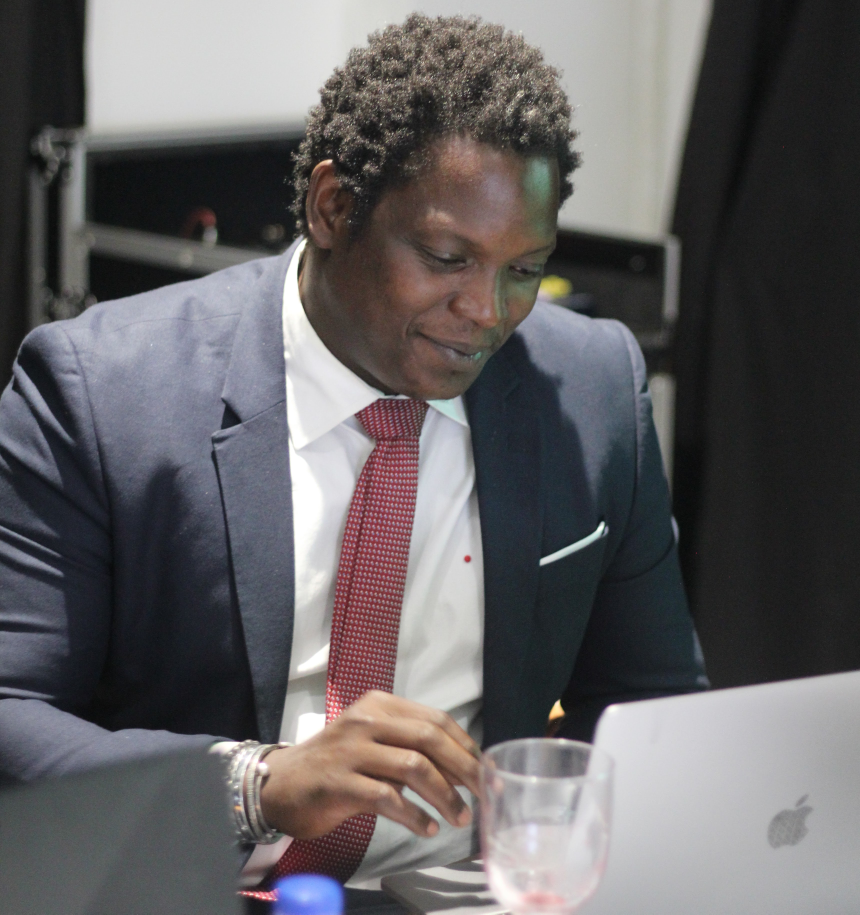
#> input picture src/assets/imgs/houssene-ben-souda.jpg, 3440 x 3657 px, found by its file name (shown at 1/4 size)
$ python build-portraits.py
#> lines starting #> are read from the running program, lines starting #| are printed output that depends on the picture
"""Recadre les portraits bruts de l'équipe en carrés 600x600 WebP.

    python3 scripts/build-portraits.py public/persons

Entrée  : src/assets/persons/<stem>.<jpg|jpeg|png> — photos d'origine (le
          shooting fait du 6000x4000, ~6 Mo, mais toute taille passe).
Sortie  : carrés 600x600 WebP < 40 Ko, aux noms attendus par `TEAM`
          (src/config/team.ts). Voir docs/photos-equipe.md.

Deux pièges que ce script règle et qu'un simple `sips` ne règle pas :

1. **Orientation EXIF.** Les originaux du shooting sont physiquement en paysage
   6000x4000 avec un tag Orientation=8 (rotation 270°). Les navigateurs
   l'appliquent, `sips -g orientation` ne le rapporte même pas. Sans
   `exif_transpose`, le recadrage porte sur l'image couchée et coupe à côté.

2. **Cadrage du carré.** Un crop centré coupe les visages, qui sont dans le
   tiers supérieur. Chaque photo porte donc son propre cadrage, réglé à l'œil :

   - `zoom` : côté du carré, en fraction du petit côté de la source. 1 = le plus
     grand carré possible. Une valeur < 1 resserre — indispensable sur les
     photos en pied, où le plus grand carré ne montre que le buste.
   - `ax` / `ay` : position du carré dans la marge restante, 0 = collé au
     bord gauche / haut, 1 = à l'opposé, 0.5 = centré. Sans marge sur un axe
     (zoom = 1 sur le petit côté), la valeur n'a aucun effet.

   À revoir photo par photo si les originaux changent.
"""
import sys
from pathlib import Path
from PIL import Image, ImageOps

ROOT = Path(__file__).resolve().parent.parent
SRC = ROOT / "src/assets/persons"
OUT = Path(sys.argv[1] if len(sys.argv) > 1 else ROOT / "public/persons")
SIZE = 600
QUALITY = 82

SOURCE_EXTS = (".jpg", ".jpeg", ".png")


def source_path(stem: str) -> Path:
    """Les originaux n'ont pas tous la même extension selon leur provenance."""
#> called with stem = 'Houssene-Ben-Souda'
    for ext in SOURCE_EXTS:
        candidate = SRC / f"{stem}{ext}"
        if candidate.exists():
            return candidate
    raise SystemExit(f"{stem}: aucun original {'/'.join(SOURCE_EXTS)} dans {SRC}")


# fichier source (sans extension) -> (nom de sortie, ax, ay, zoom)
MAP = {
    # Photo en pied (853x1280, hors shooting) : sans zoom, le carré s'arrête au
    # torse et le visage sort du cadre.
    "Houssene-Ben-Souda":          ("Houssene_Ben_Souda_marabu",   0.64, 0.02, 0.73),
    "Thomas-Dabadie":              ("Thomas_Dabadie_marabu",       0.50, 0.05, 1.0),
    "Ouattara-Aida":               ("Aida_Ouattara_marabu",        0.55, 0.50, 1.0),
    "Brice-Brou":                  ("Brice_Brou_marabu",           0.50, 0.22, 1.0),
    # Portrait studio déjà serré (810x1080) : le plus grand carré part du haut
    # du cadre, sans quoi le crâne est coupé.
    "Yapo-Marius-Bessekon":        ("Yapo_Marius_Bessekon_marabu", 0.50, 0.00, 1.0),
    "Bossoh-Aka":                  ("Bossoh_Aka_marabu",           0.50, 0.05, 1.0),
    "Gilles-Dogbo":                ("Gilles_Dogbo_marabu",         0.50, 0.05, 1.0),
    "Ouattara-Bitcheresse-Issouf": ("Issouf_Ouattara_marabu",      0.50, 0.05, 1.0),
    "Toure-herve":                 ("Herve_Toure_marabu",          0.50, 0.05, 1.0),
    "Coulibaly-Nourgo-Souleymane": ("Souleymane_Coulibaly_marabu", 0.50, 0.05, 1.0),
    "Khalil-Diop":                 ("Khalil_Diop_marabu",          0.50, 0.05, 1.0),
    # Source quasi carrée (1280x1249, hors shooting) : le plus grand carré
    # laisse le visage trop petit face aux autres portraits, d'où le zoom.
    "kimana-misago":               ("Kimana_Misago_marabu",        0.42, 0.33, 0.72),
}

OUT.mkdir(parents=True, exist_ok=True)

for stem, (out_name, ax, ay, zoom) in MAP.items():
    img = ImageOps.exif_transpose(Image.open(source_path(stem))).convert("RGB")
#> img is the input picture: PIL image 3440x3657 RGB; mean R, G, B 99.7, 97.2, 98.9
    w, h = img.size
#> w = 3440; h = 3657
    side = round(min(w, h) * zoom)
#> side = 2511

    left = round((w - side) * ax)
#> left = 595
    top = round((h - side) * ay)
#> top = 23

    square = img.crop((left, top, left + side, top + side))
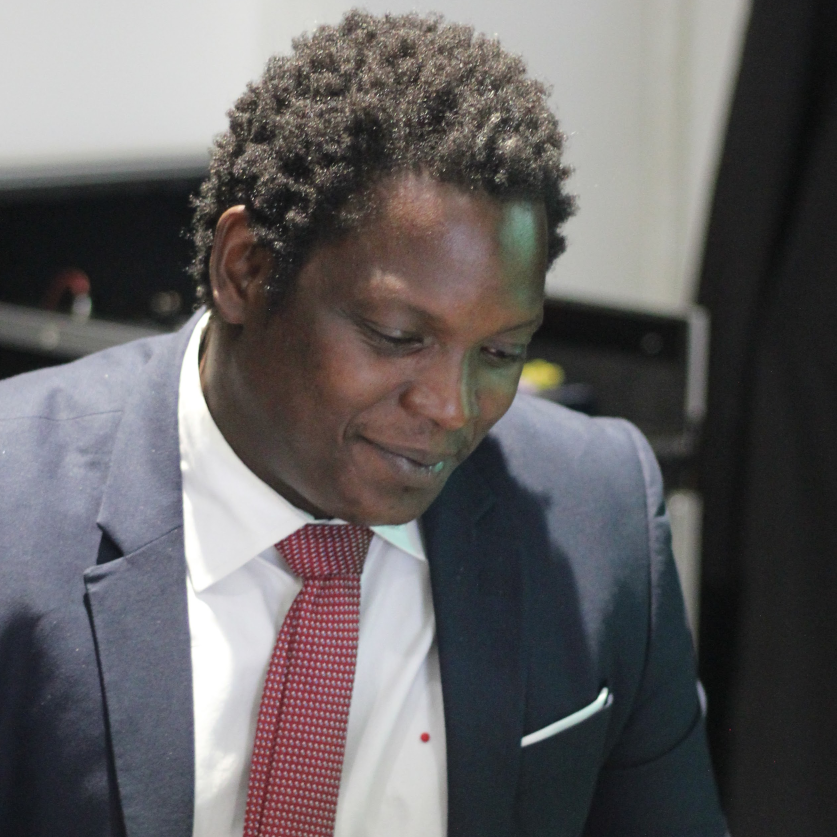
#> square: PIL image 2511x2511 RGB (shown at 1/3 size); mean R, G, B 100.2, 97.2, 98.4
    square = square.resize((SIZE, SIZE), Image.LANCZOS)
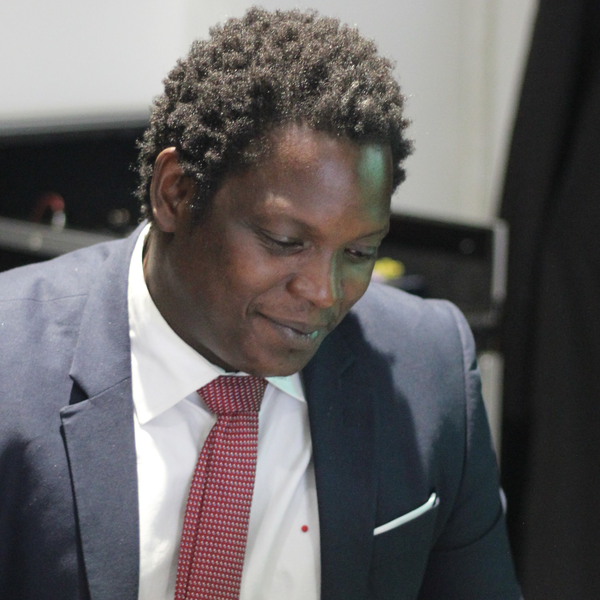
#> square: PIL image 600x600 RGB; mean R, G, B 100.2, 97.2, 98.4

    dest = OUT / f"{out_name}.webp"
    square.save(dest, "WEBP", quality=QUALITY, method=6)
#> (the run stopped early here; a loop or call above may not have finished)

$ run again, with src/assets/imgs/formation-e-reputation.jpg copied over src/assets/imgs/houssene-ben-souda.jpg
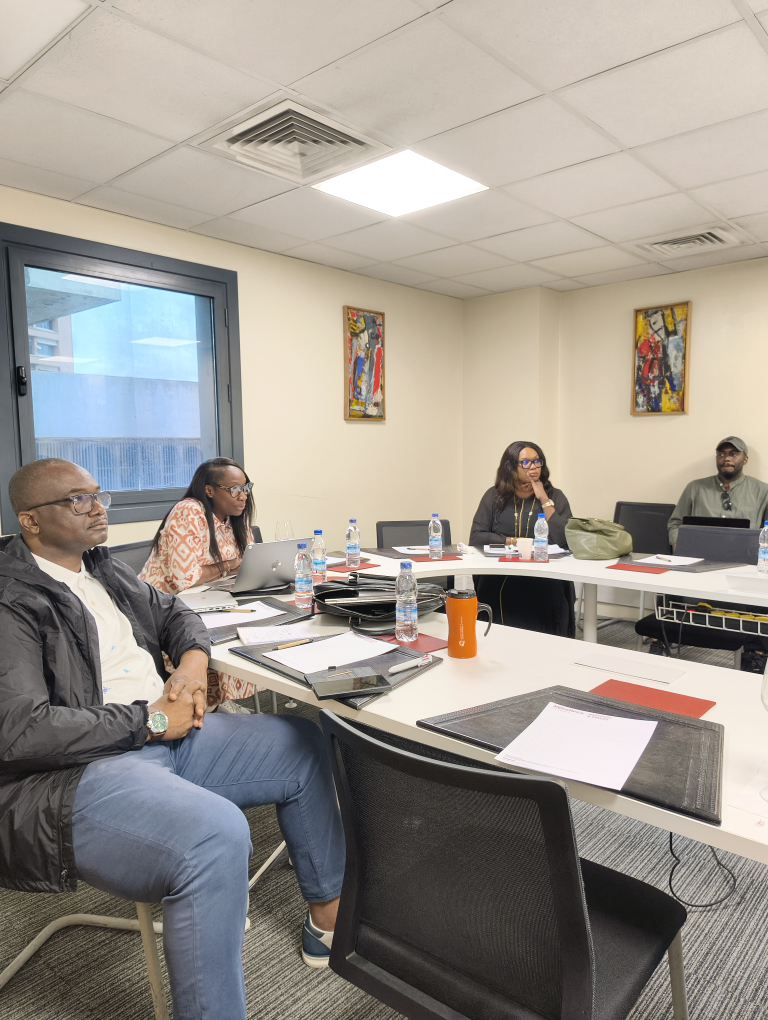
#> input picture src/assets/imgs/formation-e-reputation.jpg, 3072 x 4080 px, found by its file name (shown at 1/4 size)
#> img is the input picture: PIL image 3072x4080 RGB; mean R, G, B 156.9, 150.6, 143.1
#> `square = img.crop((left, top, left + side, top + side))`:
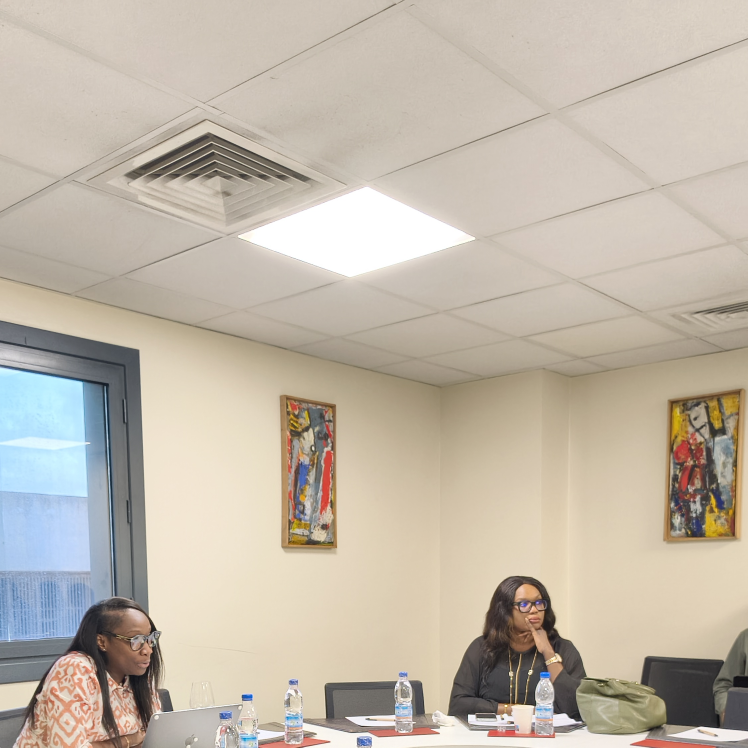
#> square: PIL image 2243x2243 RGB (shown at 1/3 size); mean R, G, B 193, 183.5, 170
#> `square = square.resize((SIZE, SIZE), Image.LANCZOS)`:
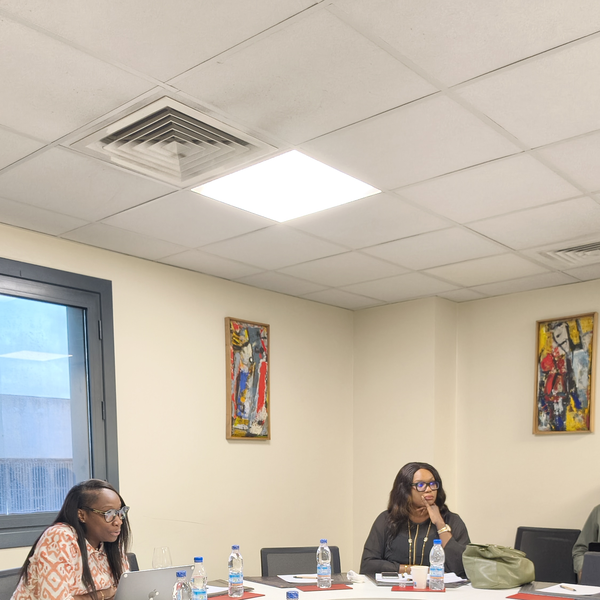
#> square: PIL image 600x600 RGB; mean R, G, B 193, 183.5, 170

$ run again, with src/assets/imgs/Cauris-bg.png saved as src/assets/imgs/houssene-ben-souda.jpg
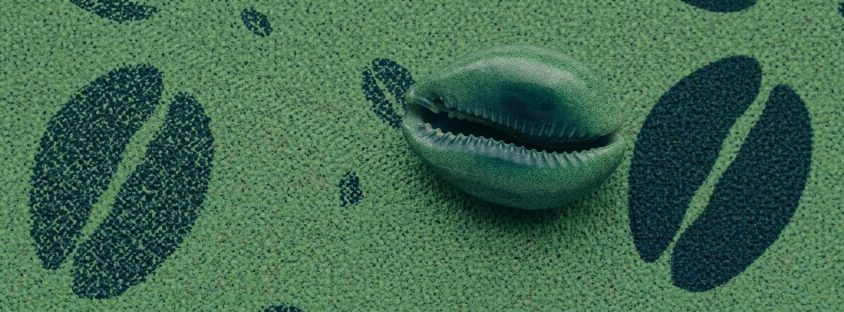
#> input picture src/assets/imgs/Cauris-bg.png, 1688 x 624 px, found by its file name (shown at 1/2 size)
#> img is the input picture: PIL image 1688x624 RGB; mean R, G, B 66.8, 105.9, 80.4
#> `square = img.crop((left, top, left + side, top + side))`:
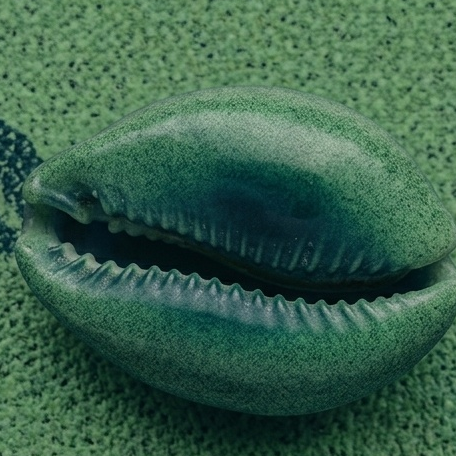
#> square: PIL image 456x456 RGB; mean R, G, B 57.3, 96.8, 75.1
